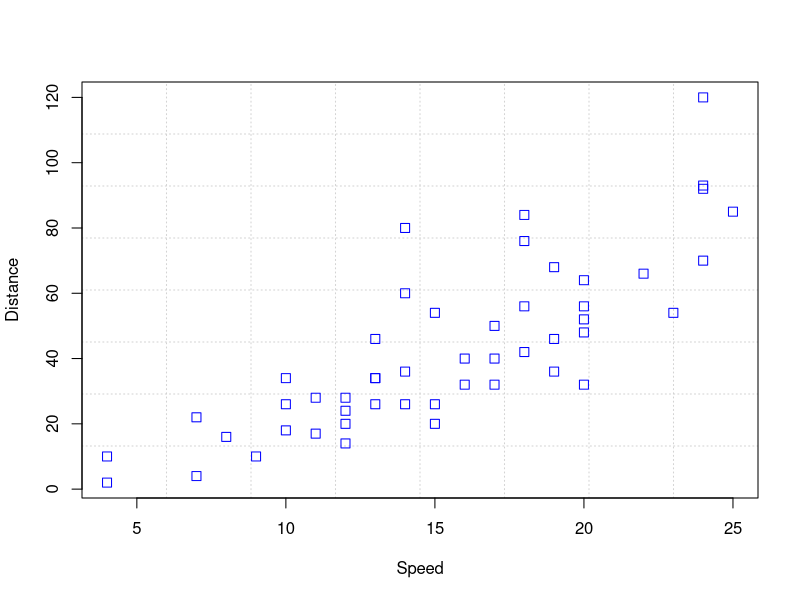
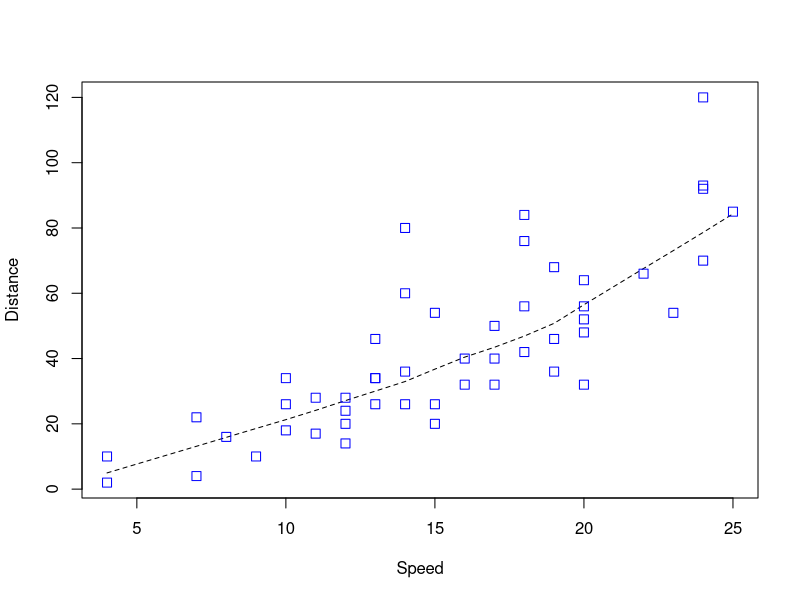
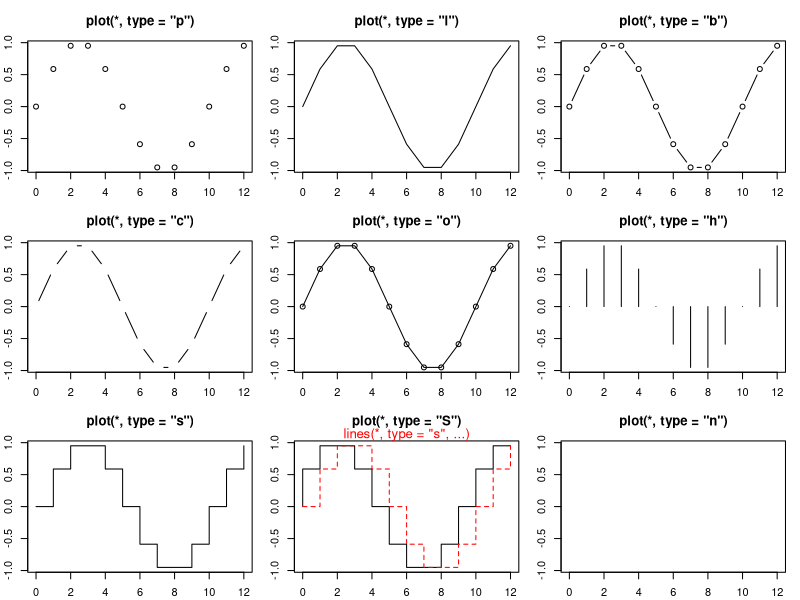
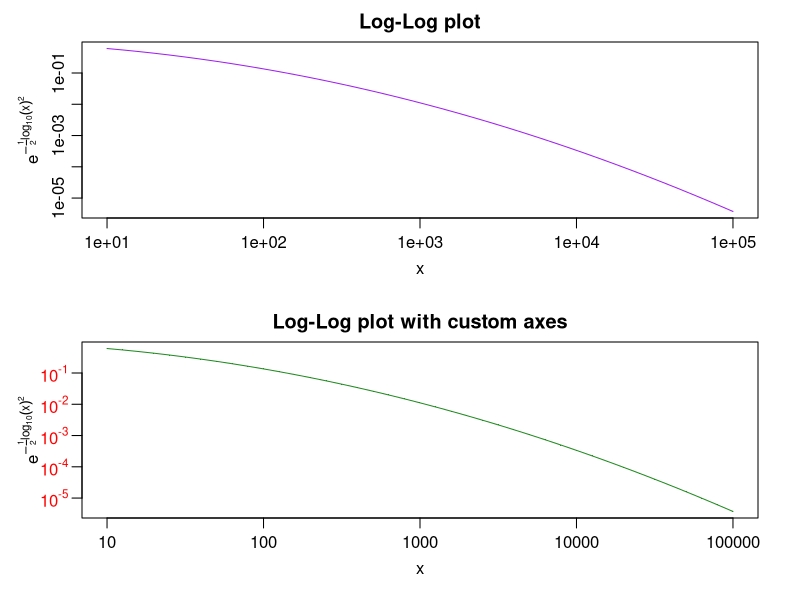
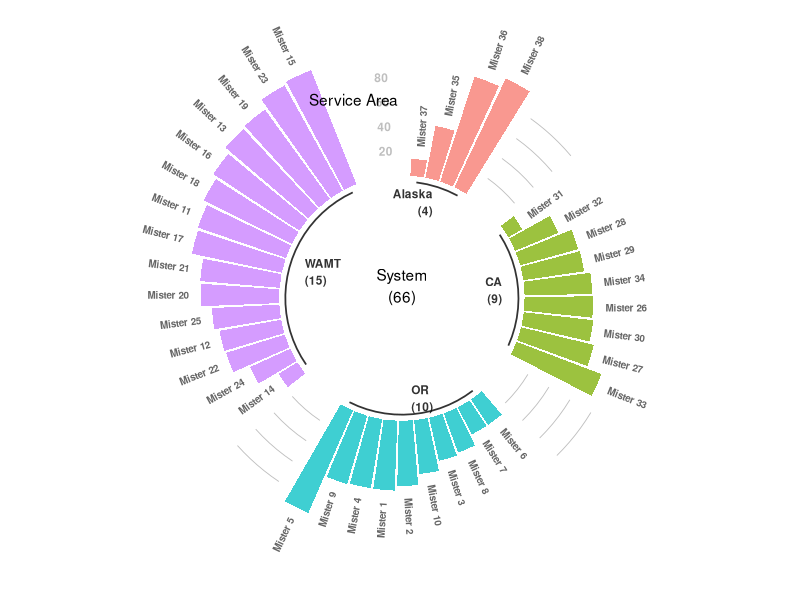

Recreate these plots in R, in order.
## ---- chunk 1
knitr::opts_chunk$set(echo = TRUE)

## ---- chunk 2
library(tidyverse)
library(lubridate)
library(kableExtra)
## ---- chunk 3



#Convert time series to a data frame
ap <- data.frame(passengers=as.matrix(AirPassengers), date=as.numeric(time(AirPassengers)))


# convert date field into separate years and months
ap_ym <- ap %>% mutate(year=year(date_decimal(date)),
                       month = round((date-floor(date))*12,0)+1) %>% 
  select(-2)

# subdivide passengers by year
ap_sp <- split(ap_ym$passengers,ap_ym$year)

# summarise passengers by year
ap_sum <- ap_ym %>% 
  group_by(year) %>% 
  summarise(min=min(passengers),
            ave=round(mean(passengers),0),
            max=max(passengers))

#Build data frame skeleton
ap_df <- data.frame(ap_sum,"Box_plot"="","Hist"="","Free_hist"="",
                    "poly"="", "line_l"="","line_p"="")

# Sparkline output
ap_df %>%
  kbl(booktabs = TRUE, caption = "Air Passengers 1949-1960") %>%
  kable_styling(position = "left",bootstrap_options = "striped",full_width = FALSE) %>% 
  column_spec(5,  image = spec_boxplot(ap_sp,col="lightblue")) %>% 
  column_spec(6,  image = spec_hist(ap_sp)) %>% 
  column_spec(7,  image = spec_hist(ap_sp,same_lim = FALSE,col="lightblue")) %>%  
  column_spec(8,  image = spec_plot(ap_sp,same_lim = FALSE,col="lightblue",polymin =ap_df$ave)) %>% 
  column_spec(9,  image = spec_plot(ap_sp,same_lim = FALSE,col="lightblue",type="l")) %>% 
  column_spec(10, image = spec_plot(ap_sp,same_lim = FALSE,col="lightblue",type ="p"))


## ---- chunk 4

Speed <- cars$speed
Distance <- cars$dist
plot(Speed, Distance, panel.first = grid(8, 8),
     pch = 0, cex = 1.2, col = "blue")
plot(Speed, Distance,
     panel.first = lines(stats::lowess(Speed, Distance), lty = "dashed"),
     pch = 0, cex = 1.2, col = "blue")

## Show the different plot types
x <- 0:12
y <- sin(pi/5 * x)
op <- par(mfrow = c(3,3), mar = .1+ c(2,2,3,1))
for (tp in c("p","l","b",  "c","o","h",  "s","S","n")) {
  plot(y ~ x, type = tp, main = paste0("plot(*, type = \"", tp, "\")"))
  if(tp == "S") {
    lines(x, y, type = "s", col = "red", lty = 2)
    mtext("lines(*, type = \"s\", ...)", col = "red", cex = 0.8)
  }
}
par(op)

## ---- chunk 5
##--- Log-Log Plot  with  custom axes
lx <- seq(1, 5, length.out = 41)
yl <- expression(e^{-frac(1,2) * {log[10](x)}^2})
y <- exp(-.5*lx^2)
op <- par(mfrow = c(2,1), mar = par("mar")-c(1,0,2,0), mgp = c(2, .7, 0))
plot(10^lx, y, log = "xy", type = "l", col = "purple",
     main = "Log-Log plot", ylab = yl, xlab = "x")
plot(10^lx, y, log = "xy", type = "o", pch = ".", col = "forestgreen",
     main = "Log-Log plot with custom axes", ylab = yl, xlab = "x",
     axes = FALSE, frame.plot = TRUE)
my.at <- 10^(1:5)
axis(1, at = my.at, labels = formatC(my.at, format = "fg"))
e.y <- -5:-1 ; at.y <- 10^e.y
axis(2, at = at.y, col.axis = "red", las = 1,
     labels = as.expression(lapply(e.y, function(E) bquote(10^.(E)))))
par(op)
## ---- chunk 6
rm(list=ls())
library(tidyverse)

# Create dataset
data <- data.frame(
  individual=paste( "Mister ", seq(1,38), sep=""),
  group=as.factor(c( rep('OR\n(10)', 10), rep('WAMT\n(15)', 15), rep('CA\n(9)', 9), rep('Alaska\n(4)', 4))) ,
  value=sample( seq(10,100), 38, replace=T)
)

# Set a number of 'empty bar' to add at the end of each group
empty_bar <- 3
to_add <- data.frame( matrix(NA, empty_bar*nlevels(data$group), ncol(data)) )
colnames(to_add) <- colnames(data)
to_add$group <- rep(levels(data$group), each=empty_bar)
data <- rbind(data, to_add)
data <- data %>% arrange(group, value)
data$id <- seq(1, nrow(data))

# Get the name and the y position of each label
label_data <- data
number_of_bar <- nrow(label_data)
angle <- 90 - 360 * (label_data$id-0.5) /number_of_bar     # I substract 0.5 because the letter must have the angle of the center of the bars. Not extreme right(1) or extreme left (0)
label_data$hjust <- ifelse( angle < -90, 1, 0)
label_data$angle <- ifelse(angle < -90, angle+180, angle)

# prepare a data frame for base lines
base_data <- data %>% 
  group_by(group) %>% 
  summarize(start=min(id), end=max(id) - empty_bar) %>% 
  rowwise() %>% 
  mutate(title=mean(c(start, end)))

# prepare a data frame for grid (scales)
grid_data <- base_data
grid_data$end <- grid_data$end[ c( nrow(grid_data), 1:nrow(grid_data)-1)] + 1
grid_data$start <- grid_data$start - 1
grid_data <- grid_data[-1,]

#data = data %>% arrange(group, value)
# Make the plot
p <- ggplot(data, aes(x=as.factor(id), y=value, fill=group)) +       # Note that id is a factor. If x is numeric, there is some space between the first bar
  geom_bar(aes(x=as.factor(id), y=value, fill=group), stat="identity", alpha=0.5) +
  
  # Add a val=100/75/50/25 lines. I do it at the beginning to make sur barplots are OVER it.
  geom_segment(data=grid_data, aes(x = end, y = 80, xend = start, yend = 80), colour = "grey", alpha=1, size=0.3 , inherit.aes = FALSE ) +
  geom_segment(data=grid_data, aes(x = end, y = 60, xend = start, yend = 60), colour = "grey", alpha=1, size=0.3 , inherit.aes = FALSE ) +
  geom_segment(data=grid_data, aes(x = end, y = 40, xend = start, yend = 40), colour = "grey", alpha=1, size=0.3 , inherit.aes = FALSE ) +
  geom_segment(data=grid_data, aes(x = end, y = 20, xend = start, yend = 20), colour = "grey", alpha=1, size=0.3 , inherit.aes = FALSE ) +
  
  # Add text showing the value of each 100/75/50/25 lines
  annotate("text", x = rep(max(data$id),4), y = c(20, 40, 60, 80), label = c("20", "40", "60", "80") , color="grey", size=3 , angle=0, fontface="bold", hjust=1) +
  
  geom_bar(aes(x=as.factor(id), y=value, fill=group), stat="identity", alpha=0.5) +
  ylim(-100,120) +
  theme_minimal() +
  theme(
    legend.position = "none",
    axis.text = element_blank(),
    axis.title = element_blank(),
    panel.grid = element_blank(),
    plot.margin = unit(rep(-1,4), "cm") 
  ) +
  coord_polar() + 
  geom_text(data=label_data, aes(x=id, y=value+10, label=individual, hjust=hjust), color="black", fontface="bold",alpha=0.6, size=2.5, angle= label_data$angle, inherit.aes = FALSE ) +
  
  # Add base line information
  geom_segment(data=base_data, aes(x = start, y = -5, xend = end, yend = -5), colour = "black", alpha=0.8, size=0.6 , inherit.aes = FALSE )  +
  geom_text(data=base_data, aes(x = title, y = -18, label=group), hjust=c(1,1,0,0), colour = "black", alpha=0.8, size=3, fontface="bold", inherit.aes = FALSE) +
 annotate("text", x = 0, y = -90, label = "System\n(66)")


#p
#p + title(main="AH HA")
p +  annotate("text", x = 0, y = -90, label = "Service Area ", hjust=1, vjust=-15)
